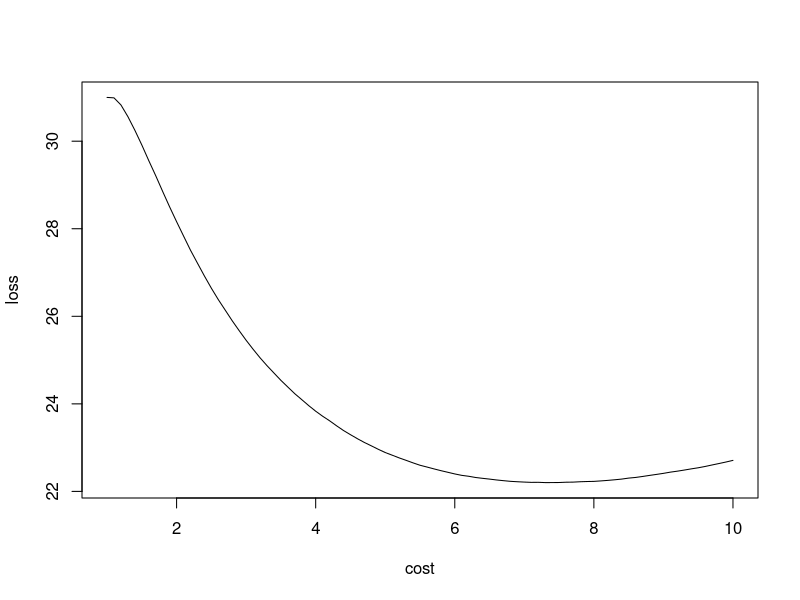

Here is the R script that generated this plot: (Note: this script raises an error after producing the figure.)
####1(b)####
#Simulate 10000 draws from the predictive distribution of the maximal weight
nIter <- 10000
#Draw theta for 6th week
postTheta <- rgamma(1, 11, 11.25)
#Sim 10k draws of y for 6th week
predY6 <- rgamma(nIter, 2, postTheta)
mean(predY6 < 1.9)#0.5392

####1(c)####
nWeeks <- 30
postY30Mat <- matrix(0, nrow = nIter, ncol = nWeeks)
for (i in 1:nIter) {
  #Get posterior for future 30 weeks
  postThetas <- rgamma(nWeeks, 11, 11.25)
  #Get posterior prediction for each week
  postY30Weeks <- sapply(postThetas, function(theta) rgamma(1, 2, theta))  
  postY30Mat[i,] <- postY30Weeks
}
mean(apply(postY30Mat > 2.4, 1, sum))#10.5211


####1(d)####
cost <- seq(1,10,0.1)#Cost of building the escalator
loss <- c()
for (i in 1:length(cost)) {
  maxWeight <- 0.9 * log(cost[i])#Weight that can be held by the escalator
  #Number of weeks the escalator breaks out of the 30 weeks
  nBreakWeeks <- mean(apply(postY30Mat, 1, function(x) sum(x>maxWeight)))
  #Loss for the given cost
  loss <- c(loss, cost[i] + nBreakWeeks)
}
plot(cost, loss, type = 'l')
cost[which.min(loss)]#6


####2(a)####
#Simulate 10000 draws from the joint posterior
mu_0 <- as.vector(rep(0,8))
Omega_0 <- (1/9)*diag(8)
v_0 <- 1
sigma2_0 <- 9 
nIter <- 10000
X <- as.matrix(X)
postDraws <- BayesLinReg(y, X, mu_0, Omega_0, v_0, sigma2_0, nIter)
postBetas <- postDraws$betaSample
postVars <- postDraws$sigma2Sample
#Compute the 99% equal tail credible interval for β1 and interpret it
quantile(postBetas[,2], probs = c(0.5/100, 99.5/100))

####2(b)####
x1 <- x2 <- x5 <- const <-   1
x4 <- 0#Apartment sold in the south side, not inner city
x3 <- 0.5
newX <- matrix(c(const, x1, x2, x3, x4, x5, x1*x4, x1 * x5), ncol = 1)
newMu <- as.vector(postBetas %*% newX)
cv <- sqrt(postVars) /newMu 
median(cv)#0.4819864

####2(c)####
#Mu difference for inner city vs south side
const <- 1
x1 <- 1
x2 <- x3 <- 0
#Inner city
x4 <- 1
x5 <- 0#Not in the south side
newX <- matrix(c(const, x1, x2, x3, x4, x5, x1*x4, x1 * x5), ncol = 1)
newMuInnerCity <- as.vector(postBetas %*% newX)
#South side
x4 <- 0#Not in the inner city
x5 <- 1#In the south side
newX <- matrix(c(const, x1, x2, x3, x4, x5, x1*x4, x1 * x5), ncol = 1)
newMuSouth <- as.vector(postBetas %*% newX)
plot(density(newMuInnerCity), col ='blue', type = 'l', 
     xlim = c(min(newMuSouth),max(newMuInnerCity)))
lines(density(newMuSouth), col ='red', type = 'l')

#Effect of y from x1 is diff for south side vs !(south or inner)
const <- 1
x1 <- 1
x2 <- x3 <- 0#effect of x1 is being investigated
#South side
x4 <- 0#Not in the inner city
x5 <- 1#In the south side
newX <- matrix(c(const, x1, x2, x3, x4, x5, x1*x4, x1 * x5), ncol = 1)
newYSouth <- as.vector(postBetas %*% newX) + 
  sapply(postVars, function(var) rnorm(1, 0, sqrt(var)))
#!(South or Inner city)
x4 <- 0#Not in the inner city
x5 <- 0#Not on the south side
newX <- matrix(c(const, x1, x2, x3, x4, x5, x1*x4, x1 * x5), ncol = 1)
newYNeither <- as.vector(postBetas %*% newX) + 
  sapply(postVars, function(var) rnorm(1, 0, sqrt(var)))
plot(density(newYSouth), col ='blue', type = 'l', 
     xlim = c(min(newYNeither),max(newYSouth)))
lines(density(newYNeither), col ='red', type = 'l')
mean(newYSouth)
mean(newYNeither)

####2(d)####
const <- 1
x1 <- x2 <- -0.5
x3 <- 0
x4 <- 0#Not in the inner city
x5 <- 1#In the south side
newX <- matrix(c(const, x1, x2, x3, x4, x5, x1*x4, x1 * x5), ncol = 1)
newMuSouth <- as.vector(postBetas %*% newX)
hist(newMuSouth)
mean(newMuSouth > 0)


####2(e)####
x1 <- seq(min(X[,2]), max(X[,2]), by = 0.01)
n <- length(x1)
const <- rep(1, n)
x2 <- rep(1, n)
x3 <- rep(0.5, n)
x4 <- rep(1, n)#Inner city
x5 <- rep(0, n)#Not in the south side
newX <- as.matrix(cbind(const, x1, x2, x3, x4, x5, x1*x4, x1 * x5))
newYInner <- postBetas %*% t(newX)
for (i in 1:ncol(newYInner)) {
  newYInner[,i] <- newYInner[,i] + 
    sapply(postVars, function(var) rnorm(1, 0, sqrt(var)))
}
newYInnerInterval <- apply(newYInner, 2, 
                           function(x) quantile(x, probs = c(2.5/100, 97.5/100)))
plot(x1, newYInnerInterval[1,], type = 'l', col = 'blue', 
     ylim = c(min(newYInnerInterval[1,]), max(newYInnerInterval[2,])))
lines(x1, newYInnerInterval[2,], type = 'l', col = 'red')
